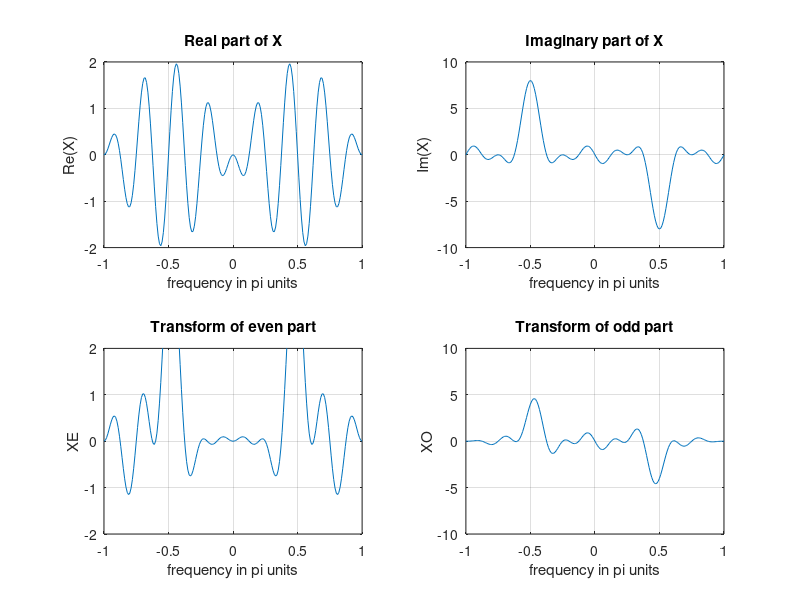

MATLAB code for this plot:
clc 
clear

 n = -5:10; x = sin(pi*n/2);
 k = -100:100; w = (pi/100)*k; % frequency between -pi and +pi
X=x* (exp(-1i*pi/100)).^(n'*k); % DTFT of x signal decomposition

% Calculate even and odd parts manually
xe = 0.5 * (x + flip(x)); % Even part
xo = 0.5 * (x - flip(x)); % Odd part

XE = xe * (exp(-1i*pi/100)).^(n'*k); % DTFT of xe
XO = xo * (exp(-1i*pi/100)).^(n'*k); % DTFT of xo
% verification
XR = real(X); % real part of X
error1 = max(abs(XE-XR)); % Difference
 XI = imag(X);        % imag part of X

error2 = max(abs(XO-1i*XI)); % Difference

% graphical verification
 subplot(2,2,1); plot(w/pi,XR); grid; axis([-1,1,-2,2])
 xlabel('frequency in pi units'); ylabel('Re(X)');
 title('Real part of X')
 subplot(2,2,2); plot(w/pi,XI); grid; axis([-1,1,-10,10])
 xlabel('frequency in pi units'); ylabel('Im(X)');
 title('Imaginary part of X')
 subplot(2,2,3); plot(w/pi,real(XE)); grid; axis([-1,1,-2,2])
 xlabel('frequency in pi units'); ylabel('XE');
 title('Transform of even part')
 subplot(2,2,4); plot(w/pi,imag(XO)); grid; axis([-1,1,-10,10])
 xlabel('frequency in pi units'); ylabel('XO');
 title('Transform of odd part')
